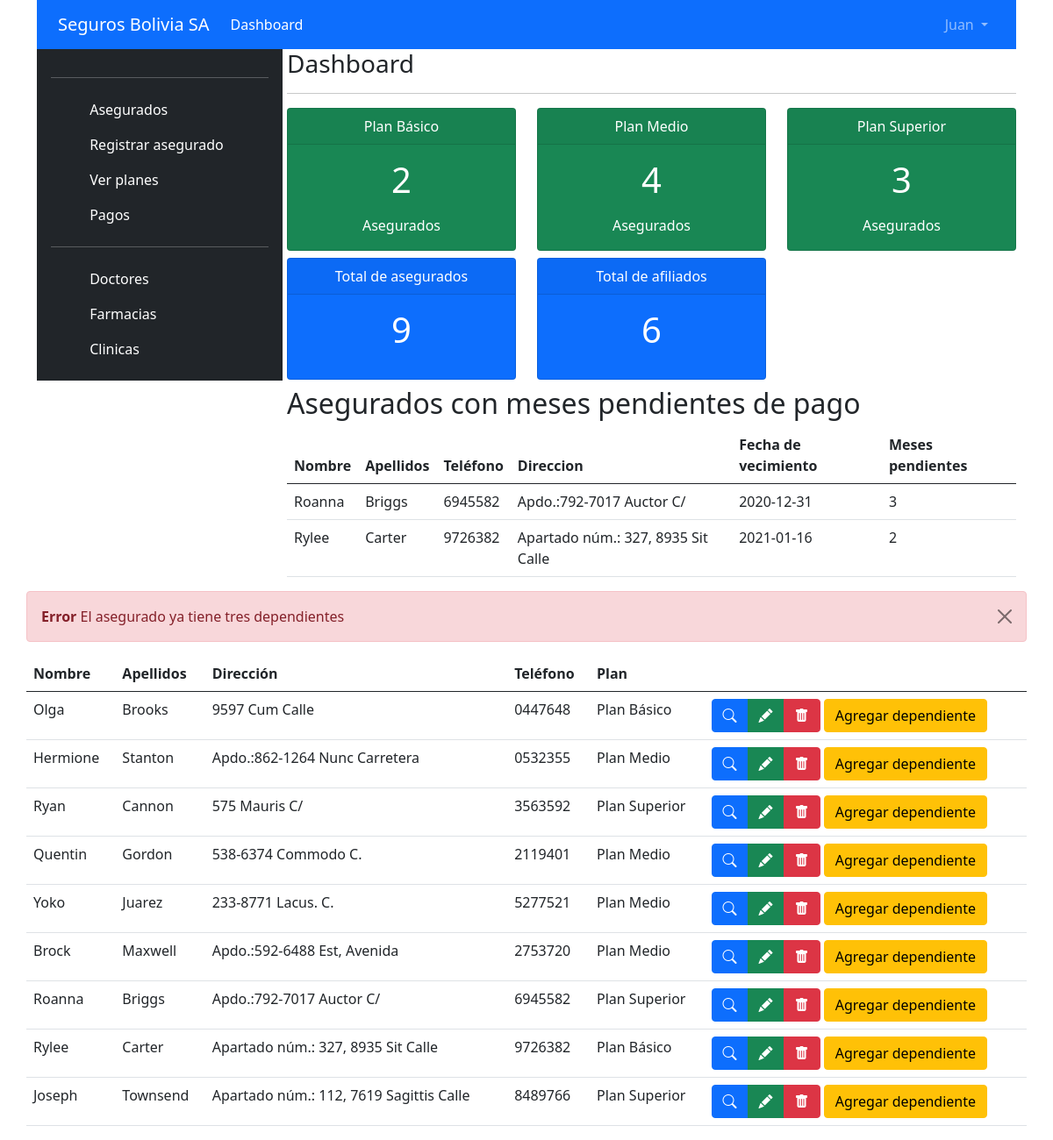
The app's page /dashboard?error=2a493b4713a5bf8cb23d7da99790cf7d (signed in) with its own data.
### tables this page shows
CREATE TABLE `usuarios` (
  `id` int(11) NOT NULL,
  `nombre` varchar(50) NOT NULL,
  `apellidos` varchar(80) NOT NULL,
  `cargo` varchar(45) NOT NULL,
  `usuario` varchar(50) NOT NULL,
  `password` varchar(70) NOT NULL,
  `rol` varchar(20) NOT NULL,
  `url_imagen` varchar(150) DEFAULT NULL
);

CREATE TABLE `asegurados` (
  `id` int(11) NOT NULL,
  `plan_id` int(11) NOT NULL,
  `nombre` varchar(50) NOT NULL,
  `apellidos` varchar(80) NOT NULL,
  `direccion` varchar(100) NOT NULL,
  `telefono` varchar(15) NOT NULL,
  `foto_certificado_nacimiento` varchar(150) NOT NULL,
  `foto_carnet_identidad` varchar(150) NOT NULL,
  `create_at` date NOT NULL
);

CREATE TABLE `planes` (
  `id` int(11) NOT NULL,
  `nombre` varchar(20) NOT NULL,
  `precio` double NOT NULL,
  `precio_dependiente` double NOT NULL,
  `descripcion` varchar(400) NOT NULL
);

### views/dashboard/index.php (the view, shortened to what the rows shown need)
<?php
$asegurados = $this->d["asegurados"];
$usuario = $this->d["user"];
$planesCantidad = $this->d["planesCantidad"];
$cantidadAsegurados = $this->d["cantidadAsegurados"];
$cantidadDependientes = $this->d["cantidadDependientes"];
$pendientesPago = $this->d["mesesAtrasados"];
require_once "views/header.php";
?>
<div class="col-9">
    <h3>Dashboard</h3>
    <hr>
    <div>
        <div class="row row-cols-1 row-cols-md-3 g-4">
            <?php
            foreach ($planesCantidad as $plan) {
            ?>
                <div class="col">
                    <div class="card text-white bg-success mb-2">
                        <div class="card-header text-center"><?php echo $plan["nombre"]; ?></div>
                        <div class="card-body">
                            <h1 class="card-title">
                                <p class="text-center"><?php echo $plan["cantidad"]; ?></p>
                            </h1>
                            <p class="card-text text-center">Asegurados</p>
                        </div>
                    </div>
                </div>
            <?php
            }
            ?>
        </div>
    </div>
    <div class="row row-cols-1 row-cols-md-3 g-4">
        <div class="col">
            <div class="card text-white bg-primary mb-2">
                <div class="card-header text-center">Total de asegurados</div>
                <div class="card-body">
                    <h1 class="card-title">
                        <p class="text-center"><?php echo $cantidadAsegurados; ?></p>
                    </h1>
                </div>
            </div>
        </div>
        <div class="col">
            <div class="card text-white bg-primary mb-2">
                <div class="card-header text-center">Total de afiliados</div>
                <div class="card-body">
                    <h1 class="card-title">
                        <p class="text-center">
                            <?php echo $cantidadDependientes; ?></p>
                    </h1>
                </div>
            </div>
        </div>
    </div>
    <?php if ($pendientesPago != null) { ?>
        <h2>Asegurados con meses pendientes de pago</h2>
        <table class="table">
            <thead>
                <tr>
                    <th>Nombre</th>
                    <th>Apellidos</th>
                    <th>Teléfono</th>
                    <th>Direccion</th>
                    <th>Fecha de vecimiento</th>
                    <th>Meses pendientes</th>
                </tr>
            </thead>
            <tbody>
                <?php foreach ($pendientesPago as $asegurado) { ?>
                    <tr>
                        <td> <?php echo $asegurado["nombre"] ?></td>
                        <td> <?php echo $asegurado["apellidos"] ?></td>
                        <td> <?php echo $asegurado["telefono"] ?></td>
                        <td> <?php echo $asegurado["direccion"] ?></td>
                        <td> <?php echo $asegurado["ultimo_pago"] ?></td>
                        <td> <?php echo $asegurado["meses_pendientes"] ?></td>
                    </tr>
                <?php } ?>
            </tbody>
        </table>
    <?php } ?>
</div>
<table class="table">
    <thead>
        <tr>
            <th>Nombre</th>
            <th>Apellidos</th>
            <th>Dirección</th>
            <th>Teléfono</th>
            <th>Plan</th>
            <th></th>
        </tr>
    </thead>
    <tbody>
        <?php foreach ($asegurados as $asegurado) { ?>
            <tr>
                <td><?php echo $asegurado->getNombre(); ?> </td>
                <td><?php echo $asegurado->getApellidos(); ?></td>
                <td><?php echo $asegurado->getDireccion(); ?></td>
                <td><?php echo $asegurado->getTelefono(); ?></td>
                <td><?php echo $asegurado->getNombrePlan(); ?></td>
                <td>
                    <div class="btn-group" role="group">
                        <a href="<?php echo constant("URL") ?>asegurados/ver/<?php echo $asegurado->getId(); ?>" class="btn btn-primary"><i class="bi bi-search"></i></a>
                        <a href="<?php echo constant("URL") ?>asegurados/editar/<?php echo $asegurado->getId(); ?>" class="btn btn-success"><i class="bi bi-pencil-fill"></i></a>
                        <a href="<?php echo constant("URL") ?>asegurados/eliminar/<?php echo $asegurado->getId(); ?>" onclick="return confirm('¿Estas seguro?');" class="btn btn-danger">
                            <i class="bi bi-trash-fill"></i>
                        </a>
                    </div>
                    <a href="<?php echo constant("URL") ?>dependiente/crear/<?php echo $asegurado->getId(); ?>" class="btn btn-warning">Agregar dependiente</a>
                </td>
            </tr>
        <?php } ?>
    </tbody>
</table>
</div>
</div>
</body>
</html>

### views/header.php (shortened to what the rows shown need)
<!DOCTYPE html>
<html lang="en">
<head>
    <link href="https://cdn.jsdelivr.net/npm/bootstrap@5.0.0-beta3/dist/css/bootstrap.min.css" rel="stylesheet">
    <link rel="stylesheet" href="https://cdn.jsdelivr.net/npm/bootstrap-icons@1.4.0/font/bootstrap-icons.css">
    <link rel="stylesheet" href="https://cdnjs.cloudflare.com/ajax/libs/lightbox2/2.11.3/css/lightbox.css" />
    <link rel="stylesheet" href="https://code.jquery.com/ui/1.12.0/themes/smoothness/jquery-ui.css" />
</head>
<body>
    <div class="container">
        <div class="row">
            <header>
                <nav class="navbar navbar-expand-lg navbar-dark bg-primary">
                    <div class="container-fluid">
                        <a class="navbar-brand" href="<?php echo constant("URL") ?>">Seguros Bolivia SA</a>
                        <div class="collapse navbar-collapse" id="navbarSupportedContent">
                            <ul class="navbar-nav me-auto mb-2 mb-lg-0">
                                <li class="nav-item">
                                    <a class="nav-link active" aria-current="page" href="<?php echo constant("URL") ?>">Dashboard</a>
                                </li>
                            </ul>
                            <ul class="navbar-nav">
                                <li class="nav-item dropdown">
                                    <a class="nav-link dropdown-toggle" href="#" id="navbarDropdown" role="button" data-bs-toggle="dropdown" aria-expanded="false">
                                        <?php echo $usuario->getNombre(); ?>
                                    </a>
                                </li>
                            </ul>
                        </div>
                    </div>
                </nav>
            </header>
        </div>
        <div class="row">
            <div class="col-3">
                <div class="d-flex flex-column p-3 text-white bg-dark" style="width: 280px;">
                    <hr>
                    <ul class="nav nav-pills flex-column mb-auto">
                        <li>
                            <a href="<?php echo constant("URL") . "dashboard"; ?>" class="nav-link text-white">
                                <svg class="bi me-2" width="16" height="16">
                                    <use xlink:href="#speedometer2" />
                                </svg>
                                Asegurados
                            </a>
                        </li>
                        <li>
                            <a href="<?php echo constant("URL") . "asegurados/create"; ?>" class="nav-link text-white">
                                <svg class="bi me-2" width="16" height="16">
                                    <use xlink:href="#speedometer2" />
                                </svg>
                                Registrar asegurado
                            </a>
                        </li>
                        <li>
                            <a href="<?php echo constant("URL") . "planes"; ?>" class="nav-link text-white">
                                <svg class="bi me-2" width="16" height="16">
                                    <use xlink:href="#table" />
                                </svg>
                                Ver planes
                            </a>
                        </li>
                        <li>
                            <a href="<?php echo constant("URL") . "pagos"; ?>" class="nav-link text-white">
                                <svg class="bi me-2" width="16" height="16">
                                    <use xlink:href="#people-circle" />
                                </svg>
                                Pagos
                            </a>
                        </li>
                        <hr>
                        <li>
                            <a href="#" class="nav-link text-white">
                                <svg class="bi me-2" width="16" height="16">
                                    <use xlink:href="#grid" />
                                </svg>
                                Doctores
                            </a>
                        </li>
                        <li>
                            <a href="#" class="nav-link text-white">
                                <svg class="bi me-2" width="16" height="16">
                                    <use xlink:href="#people-circle" />
                                </svg>
                                Farmacias
                            </a>
                        </li>
                        <li>
                            <a href="#" class="nav-link text-white">
                                <svg class="bi me-2" width="16" height="16">
                                    <use xlink:href="#people-circle" />
                                </svg>
                                Clinicas
                            </a>
                        </li>
                    </ul>
                </div>
            </div>

### records on screen
usuarios: nombre "Juan"
asegurados: nombre "Olga", apellidos "Brooks", direccion "9597 Cum Calle", telefono "0447648", plan.nombre "Plan Básico"
asegurados: nombre "Hermione", apellidos "Stanton", direccion "Apdo.:862-1264 Nunc Carretera", telefono "0532355", plan.nombre "Plan Medio"
asegurados: nombre "Ryan", apellidos "Cannon", direccion "575 Mauris C/", telefono "3563592", plan.nombre "Plan Superior"
asegurados: nombre "Quentin", apellidos "Gordon", direccion "538-6374 Commodo C.", telefono "2119401", plan.nombre "Plan Medio"
asegurados: nombre "Yoko", apellidos "Juarez", direccion "233-8771 Lacus. C.", telefono "5277521", plan.nombre "Plan Medio"
asegurados: nombre "Brock", apellidos "Maxwell", direccion "Apdo.:592-6488 Est, Avenida", telefono "2753720", plan.nombre "Plan Medio"
asegurados: nombre "Roanna", apellidos "Briggs", direccion "Apdo.:792-7017 Auctor C/", telefono "6945582", plan.nombre "Plan Superior"
asegurados: nombre "Rylee", apellidos "Carter", direccion "Apartado núm.: 327, 8935 Sit Calle", telefono "9726382", plan.nombre "Plan Básico"
asegurados: nombre "Joseph", apellidos "Townsend", direccion "Apartado núm.: 112, 7619 Sagittis Calle", telefono "8489766", plan.nombre "Plan Superior"

### other values on screen
$plan["nombre"] "Plan Básico"
$plan["cantidad"] "2"
$plan["nombre"] "Plan Medio"
$plan["cantidad"] "4"
$plan["nombre"] "Plan Superior"
$plan["cantidad"] "3"
$cantidadAsegurados "9"
$cantidadDependientes "6"
$asegurado["nombre"] "Roanna"
$asegurado["apellidos"] "Briggs"
$asegurado["telefono"] "6945582"
$asegurado["direccion"] "Apdo.:792-7017 Auctor C/"
$asegurado["ultimo_pago"] "2020-12-31"
$asegurado["meses_pendientes"] "3"
$asegurado["nombre"] "Rylee"
